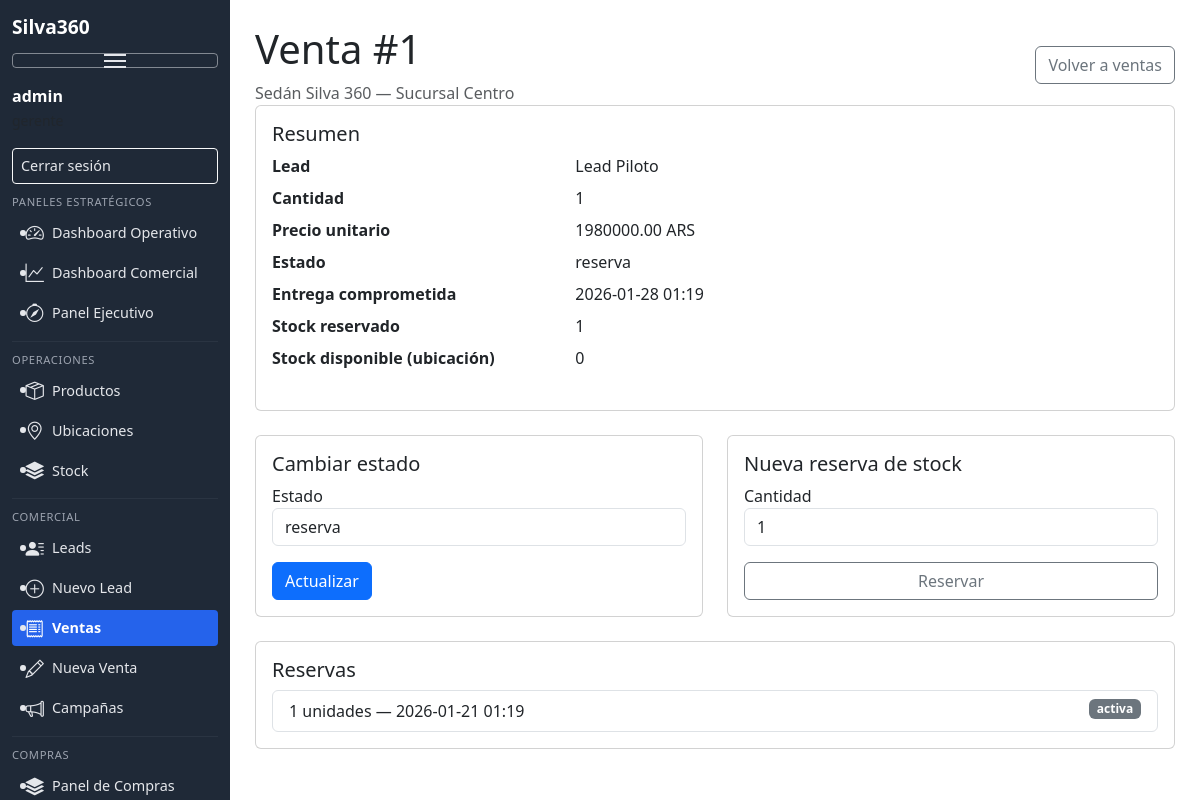
Page /ventas/1 (signed in) on the committed database.
### models.py (models this page shows)
class Sale(db.Model):
    __tablename__ = "sales"
    id = db.Column(db.Integer, primary_key=True)
    created_at = db.Column(db.DateTime, default=datetime.utcnow)
    lead_id = db.Column(db.Integer, db.ForeignKey("leads.id"), nullable=True)
    product_id = db.Column(db.Integer, db.ForeignKey("products.id"), nullable=False)
    location_id = db.Column(db.Integer, db.ForeignKey("locations.id"), nullable=False)
    quantity = db.Column(db.Integer, nullable=False, default=1)
    unit_price = db.Column(db.Numeric(12, 2), nullable=False)
    currency = db.Column(db.String(10), default="ARS")
    status = db.Column(db.String(40), default="reserva")
    scheduled_delivery = db.Column(db.DateTime, nullable=True)
    lead = db.relationship("Lead", backref="sales")
    product = db.relationship("Product")
    location = db.relationship("Location")
    reservations = db.relationship("StockReservation", backref="sale", cascade="all, delete-orphan")

class Product(db.Model):
    __tablename__ = "products"
    id = db.Column(db.Integer, primary_key=True)
    sku = db.Column(db.String(80), unique=True, nullable=True)
    name = db.Column(db.String(200), nullable=False)
    description = db.Column(db.Text, nullable=True)
    price = db.Column(db.Numeric(10, 2), nullable=True)
    category = db.Column(db.String(120), nullable=True)
    stock_quantity = db.Column(db.Integer, default=0)
    min_stock_level = db.Column(db.Integer, default=0)
    business_unit_id = db.Column(db.Integer, db.ForeignKey("business_units.id"), nullable=True)
    location_id = db.Column(db.Integer, db.ForeignKey("locations.id"), nullable=True)
    created_at = db.Column(db.DateTime, default=datetime.utcnow)
    business_unit = db.relationship("BusinessUnit", backref="products")
    location = db.relationship("Location", backref="products")

class Location(db.Model):
    __tablename__ = "locations"
    id = db.Column(db.Integer, primary_key=True)
    name = db.Column(db.String(120), nullable=False)  # Sucursal 1, Nave Central, etc.
    address = db.Column(db.String(200), nullable=True)
    city = db.Column(db.String(100), nullable=True)
    state = db.Column(db.String(100), nullable=True)
    zip_code = db.Column(db.String(20), nullable=True)
    country = db.Column(db.String(100), default='México')
    phone = db.Column(db.String(20), nullable=True)
    email = db.Column(db.String(140), nullable=True)
    manager_name = db.Column(db.String(120), nullable=True)
    is_active = db.Column(db.Boolean, default=True)
    type = db.Column(db.String(50))  # sucursal, nave

class Lead(db.Model):
    __tablename__ = "leads"
    id = db.Column(db.Integer, primary_key=True)
    created_at = db.Column(db.DateTime, default=datetime.utcnow)
    name = db.Column(db.String(200), nullable=False)
    phone = db.Column(db.String(50))
    email = db.Column(db.String(120))
    source = db.Column(db.String(50))  # Meta, Google, Orgánico, referido, etc.
    status = db.Column(db.String(50), default="nuevo")
    business_unit_id = db.Column(db.Integer, db.ForeignKey("business_units.id"), nullable=False)
    product_id = db.Column(db.Integer, db.ForeignKey("products.id"), nullable=True)
    location_id = db.Column(db.Integer, db.ForeignKey("locations.id"), nullable=True)
    stage = db.Column(db.String(40), default="nuevo")
    owner_name = db.Column(db.String(120), nullable=True)
    last_contacted_at = db.Column(db.DateTime, nullable=True)
    campaign_id = db.Column(db.Integer, db.ForeignKey("campaigns.id"), nullable=True)
    business_unit = db.relationship("BusinessUnit")
    product = db.relationship("Product")
    location = db.relationship("Location")
    campaign = db.relationship("Campaign", back_populates="leads")

class StockReservation(db.Model):
    __tablename__ = "stock_reservations"
    id = db.Column(db.Integer, primary_key=True)
    sale_id = db.Column(db.Integer, db.ForeignKey("sales.id"), nullable=False)
    product_id = db.Column(db.Integer, db.ForeignKey("products.id"), nullable=False)
    location_id = db.Column(db.Integer, db.ForeignKey("locations.id"), nullable=False)
    quantity = db.Column(db.Integer, nullable=False)
    created_at = db.Column(db.DateTime, default=datetime.utcnow)
    status = db.Column(db.String(40), default="activa")
    product = db.relationship("Product")
    location = db.relationship("Location")

### blueprints/ventas.py (the view)
@ventas_bp.route("/ventas/<int:sale_id>")
def ventas_detail(sale_id):
    sale = Sale.query.get_or_404(sale_id)
    stock_levels = StockLevel.query.filter_by(
        product_id=sale.product_id, location_id=sale.location_id
    ).first()
    return render_template(
        "venta_detail.html",
        sale=sale,
        stock_level=stock_levels.quantity if stock_levels else 0,
        statuses=SALE_STATUSES,
    )

### security.py (called while the page is built)
def module_allowed(module):
    if not module:
        return True
    role = session.get("role")
    if not role:
        return False
    allowed = ACCESS_MAP.get(role, [])
    if "all" in allowed:
        return True
    return module in allowed

def protect_blueprint(bp, module):
    @bp.before_request
    def guard():
        if module_allowed(module):
            return  # access granted
        flash("No tenés acceso a este módulo.", "warning")
        return redirect(url_for("auth.login"))

### templates/venta_detail.html
{% extends 'base.html' %}
{% block content %}
<div class="d-flex justify-content-between align-items-center">
    <div>
        <h1>Venta #{{ sale.id }}</h1>
        <p class="text-muted mb-0">
            {{ sale.product.name }} — {{ sale.location.name }}
        </p>
    </div>
    <a href="/ventas" class="btn btn-outline-secondary">Volver a ventas</a>
</div>
<div class="card mb-4">
    <div class="card-body">
        <h5 class="card-title">Resumen</h5>
        <dl class="row">
            <dt class="col-4">Lead</dt>
            <dd class="col-8">{{ sale.lead.name if sale.lead else 'Sin lead' }}</dd>
            <dt class="col-4">Cantidad</dt>
            <dd class="col-8">{{ sale.quantity }}</dd>
            <dt class="col-4">Precio unitario</dt>
            <dd class="col-8">{{ sale.unit_price }} {{ sale.currency }}</dd>
            <dt class="col-4">Estado</dt>
            <dd class="col-8">{{ sale.status }}</dd>
            <dt class="col-4">Entrega comprometida</dt>
            <dd class="col-8">
                {% if sale.scheduled_delivery %}
                    {{ sale.scheduled_delivery.strftime("%Y-%m-%d %H:%M") }}
                {% else %}
                    Sin fecha
                {% endif %}
            </dd>
            <dt class="col-4">Stock reservado</dt>
            <dd class="col-8">{{ sale.reservations|sum(attribute='quantity') }}</dd>
            <dt class="col-4">Stock disponible (ubicación)</dt>
            <dd class="col-8">{{ stock_level }}</dd>
        </dl>
    </div>
</div>
<div class="row">
    <div class="col-md-6">
        <div class="card mb-4">
            <div class="card-body">
                <h5 class="card-title">Cambiar estado</h5>
                <form action="{{ url_for('ventas.ventas_update_status', sale_id=sale.id) }}" method="POST">
                    <div class="mb-3">
                        <label>Estado</label>
                        <select name="status" class="form-control">
                            {% for status in statuses %}
                            <option value="{{ status }}" {% if sale.status == status %}selected{% endif %}>
                                {{ status }}
                            </option>
                            {% endfor %}
                        </select>
                    </div>
                    <button class="btn btn-primary">Actualizar</button>
                </form>
            </div>
        </div>
    </div>
    <div class="col-md-6">
        <div class="card mb-4">
            <div class="card-body">
                <h5 class="card-title">Nueva reserva de stock</h5>
                <form action="{{ url_for('ventas.ventas_reservation_new', sale_id=sale.id) }}" method="POST">
                    <div class="mb-3">
                        <label>Cantidad</label>
                        <input type="number" name="quantity" class="form-control" value="1" min="1" required>
                    </div>
                    <button class="btn btn-outline-secondary w-100">Reservar</button>
                </form>
            </div>
        </div>
    </div>
</div>
<div class="card">
    <div class="card-body">
        <h5 class="card-title">Reservas</h5>
        {% if sale.reservations %}
        <ul class="list-group">
            {% for reservation in sale.reservations %}
            <li class="list-group-item">
                {{ reservation.quantity }} unidades — {{ reservation.created_at.strftime("%Y-%m-%d %H:%M") }}
                <span class="badge bg-secondary float-end">{{ reservation.status }}</span>
            </li>
            {% endfor %}
        </ul>
        {% else %}
        <p class="text-muted">Aún no hay reservas registradas.</p>
        {% endif %}
    </div>
</div>
{% endblock %}

### templates/base.html (shortened to what this page needs)
<!DOCTYPE html>
<html>
<head>
    <link rel="stylesheet"
          href="https://cdn.jsdelivr.net/npm/bootstrap@5.3.1/dist/css/bootstrap.min.css">
    <link rel="stylesheet"
          href="https://cdn.jsdelivr.net/npm/bootstrap-icons@1.10.5/font/bootstrap-icons.css">
</head>
<body>
    {% set current = request.path %}
    <div class="sidebar" id="sidebar">
        <h2>Silva360</h2>
        <button id="sidebar-toggle" class="btn btn-outline-light btn-sm mb-3 w-100 sidebar-toggle">
            <span class="sidebar-toggle-icon"></span>
        </button>
        {% if current_user %}
        <div class="mb-3">
            <strong>{{ current_user }}</strong><br>
            <small class="text-muted">{{ current_role }}</small>
        </div>
        <a href="/logout" class="btn btn-sm btn-outline-light mb-2">Cerrar sesión</a>
        {% endif %}
        <div class="sidebar-section-title">
            Paneles Estratégicos
        </div>
        {% if can_access('dashboard') %}
        <a href="/dashboard"
           class="{% if current.startswith('/dashboard') and not current.startswith('/dashboard-comercial') %}active-link{% endif %}">
            <span class="link-icon"><i class="bi bi-speedometer2"></i></span>
            <span class="link-text">Dashboard Operativo</span>
        </a>
        {% endif %}
        {% if can_access('dashboard_comercial') %}
        <a href="/dashboard-comercial"
           class="{% if current.startswith('/dashboard-comercial') %}active-link{% endif %}">
            <span class="link-icon"><i class="bi bi-graph-up"></i></span>
            <span class="link-text">Dashboard Comercial</span>
        </a>
        {% endif %}
        {% if can_access('panel') %}
        <a href="/panel-ejecutivo"
           class="{% if current.startswith('/panel-ejecutivo') %}active-link{% endif %}">
            <span class="link-icon"><i class="bi bi-compass"></i></span>
            <span class="link-text">Panel Ejecutivo</span>
        </a>
        {% endif %}
        <hr>
        <div class="sidebar-section-title">
            Operaciones
        </div>
        {% if can_access('products') %}
        <a href="/products"
           class="{% if current.startswith('/products') %}active-link{% endif %}">
            <span class="link-icon"><i class="bi bi-box-seam"></i></span>
            <span class="link-text">Productos</span>
        </a>
        {% endif %}
        {% if can_access('locations') %}
        <a href="/locations"
           class="{% if current.startswith('/locations') %}active-link{% endif %}">
            <span class="link-icon"><i class="bi bi-geo-alt"></i></span>
            <span class="link-text">Ubicaciones</span>
        </a>
        {% endif %}
        {% if can_access('stock') %}
        <a href="/stock"
           class="{% if current.startswith('/stock') %}active-link{% endif %}">
            <span class="link-icon"><i class="bi bi-stack"></i></span>
            <span class="link-text">Stock</span>
        </a>
        {% endif %}
        <hr>
        <div class="sidebar-section-title">
            Comercial
        </div>
        {% if can_access('crm') %}
        <a href="/leads"
           class="{% if current.startswith('/leads') %}active-link{% endif %}">
            <span class="link-icon"><i class="bi bi-person-lines-fill"></i></span>
            <span class="link-text">Leads</span>
        </a>
        <a href="/leads/new"
           class="{% if current == '/leads/new' %}active-link{% endif %}">
            <span class="link-icon"><i class="bi bi-plus-circle"></i></span>
            <span class="link-text">Nuevo Lead</span>
        </a>
        <a href="/ventas"
           class="{% if current.startswith('/ventas') %}active-link{% endif %}">
            <span class="link-icon"><i class="bi bi-receipt"></i></span>
            <span class="link-text">Ventas</span>
        </a>
        <a href="/ventas/nuevo"
           class="{% if current == '/ventas/nuevo' %}active-link{% endif %}">
            <span class="link-icon"><i class="bi bi-pencil"></i></span>
            <span class="link-text">Nueva Venta</span>
        </a>
        <a href="/campaigns"
           class="{% if current.startswith('/campaigns') %}active-link{% endif %}">
            <span class="link-icon"><i class="bi bi-megaphone"></i></span>
            <span class="link-text">Campañas</span>
        </a>
        {% endif %}
        <hr>
        <div class="sidebar-section-title">
            Compras
        </div>
        {% if can_access('compras') %}
        <a href="/compras"
           class="{% if current.startswith('/compras') and current != '/compras/orden-nueva' %}active-link{% endif %}">
            <span class="link-icon"><i class="bi bi-stack"></i></span>
            <span class="link-text">Panel de Compras</span>
        </a>
        {% endif %}
    </div>
    <div class="main-content">
        {% block content %}
        {% endblock %}
    </div>
</body>
</html>

### templates/base.html (style rules this page uses)
body { margin: 0; padding: 0; display: flex; font-family: system-ui, -apple-system, BlinkMacSystemFont, "Segoe UI", sans-serif; }
.sidebar { width: 230px; height: 100vh; background: #1f2937; color: white; position: fixed; left: 0; top: 0; padding: 15px 12px; overflow-y: auto; scrollbar-width: thin; transition: width 0.3s ease; }
.sidebar h2 { font-size: 1.2rem; margin-bottom: 15px; font-weight: bold; }
.sidebar a { display: flex; align-items: center; padding: 6px 8px; gap: 8px; margin-bottom: 4px; text-decoration: none; color: #e5e7eb; border-radius: 4px; font-size: 0.90rem; }
.link-icon { width: 24px; height: 24px; display: inline-flex; align-items: center; justify-content: center; font-size: 1.15rem; }
.link-icon::before { content: ""; width: 6px; height: 6px; border-radius: 50%; background: #e5e7eb; display: inline-block; }
.sidebar-toggle { background: transparent; border: 1px solid rgba(229, 231, 235, 0.5); padding: 0.35rem; position: relative; }
.sidebar-toggle-icon { display: block; width: 22px; height: 2px; background: #e5e7eb; position: relative; margin: 0 auto; }
.sidebar-toggle-icon::before, .sidebar-toggle-icon::after { content: ""; position: absolute; width: 22px; height: 2px; background: #e5e7eb; left: 0; }
.sidebar-toggle-icon::before { top: -6px; }
.sidebar-toggle-icon::after { top: 6px; }
.sidebar a.active-link { background: #2563eb; color: #ffffff; font-weight: 600; }
.sidebar hr { border-color: #4b5563; margin: 10px 0; }
.sidebar-section-title { margin-top: 10px; margin-bottom: 4px; color:#9ca3af; font-size:0.70rem; text-transform:uppercase; letter-spacing:0.04rem; }
.main-content { margin-left: 230px; padding: 25px; width: 100%; }

### rows in the picture
Sale: id "1", quantity "1", unit_price "1980000.00", currency "ARS", status "reserva", scheduled_delivery "2026-01-28 01:19"
Product: product.name "Sedán Silva 360"
Location: location.name "Sucursal Centro"
Lead: lead "Lead Piloto"
StockReservation: quantity "1", created_at "2026-01-21 01:19", status "activa"

### other values in the picture
{{ current_user }} "admin"
{{ sale.reservations|sum(attribute='quantity') }} "1"
{{ stock_level }} "0"
